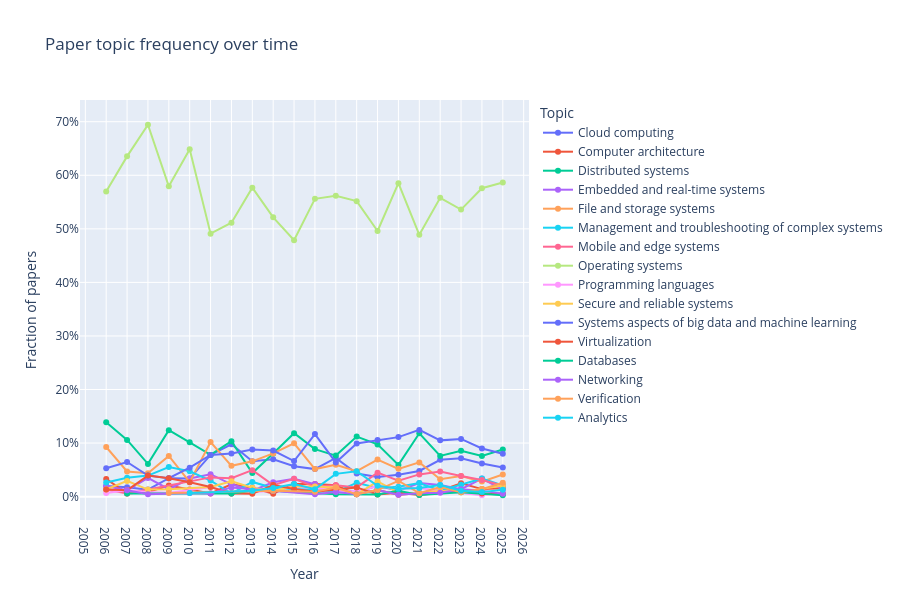

Notebook code cell kept with this figure:
### Markdown cell above
## 4 · Topic trend lines

### Code cell
topics = (repo / "sosp26_topics.txt").read_text().strip().splitlines()
print(f"Topics ({len(topics)}):", topics)

trends = topic_trends_embedding(editions, topics)

fig = px.line(
    trends, x="year", y="frequency", color="topic",
    markers=True,
    title="Paper topic frequency over time",
    labels={"frequency": "Fraction of papers", "year": "Year", "topic": "Topic"},
)
fig.update_layout(
    xaxis=dict(dtick=1),
    yaxis=dict(tickformat=".0%"),
    hovermode="x unified",
    height=600,
)
fig.show()

### Figure 1 — Plotly figure (JSON) as saved in the notebook; plotly's stock layout.template omitted (floating-point values rounded to 4 significant figures)
{"data": [{"hovertemplate": "Topic=Cloud computing<br>Year=%{x}<br>Fraction of papers=%{y}<extra></extra>", "legendgroup": "Cloud computing", "line": {"color": "#636efa", "dash": "solid"}, "marker": {"symbol": "circle"}, "mode": "lines+markers", "name": "Cloud computing", "orientation": "v", "showlegend": true, "type": "scatter", "x": [2006, 2007, 2008, 2009, 2010, 2011, 2012, 2013, 2014, 2015, 2016, 2017, 2018, 2019, 2020, 2021, 2022, 2023, 2024, 2025], "xaxis": "x", "y": [0.01987, 0.01765, 0.0131, 0.03448, 0.03378, 0.07784, 0.0977, 0.06593, 0.06989, 0.05687, 0.0514, 0.07234, 0.0431, 0.03659, 0.04074, 0.04792, 0.06884, 0.07182, 0.0618, 0.05426], "yaxis": "y"}, {"hovertemplate": "Topic=Computer architecture<br>Year=%{x}<br>Fraction of papers=%{y}<extra></extra>", "legendgroup": "Computer architecture", "line": {"color": "#EF553B", "dash": "solid"}, "marker": {"symbol": "circle"}, "mode": "lines+markers", "name": "Computer architecture", "orientation": "v", "showlegend": true, "type": "scatter", "x": [2006, 2007, 2008, 2009, 2010, 2011, 2012, 2013, 2014, 2015, 2016, 2017, 2018, 2019, 2020, 2021, 2022, 2023, 2024, 2025], "xaxis": "x", "y": [0.03311, 0.005882, 0.008734, 0.02069, 0.01351, 0.005988, 0.02299, 0.01648, 0.005376, 0.0237, 0.02336, 0.02128, 0.00431, 0.0122, 0.003704, 0.00639, 0.01087, 0.02486, 0.01404, 0.0155], "yaxis": "y"}, {"hovertemplate": "Topic=Distributed systems<br>Year=%{x}<br>Fraction of papers=%{y}<extra></extra>", "legendgroup": "Distributed systems", "line": {"color": "#00cc96", "dash": "solid"}, "marker": {"symbol": "circle"}, "mode": "lines+markers", "name": "Distributed systems", "orientation": "v", "showlegend": true, "type": "scatter", "x": [2006, 2007, 2008, 2009, 2010, 2011, 2012, 2013, 2014, 2015, 2016, 2017, 2018, 2019, 2020, 2021, 2022, 2023, 2024, 2025], "xaxis": "x", "y": [0.1391, 0.1059, 0.06114, 0.1241, 0.1014, 0.07784, 0.1034, 0.04396, 0.08065, 0.1185, 0.08879, 0.0766, 0.1121, 0.09756, 0.05926, 0.1182, 0.07609, 0.08564, 0.07584, 0.08786], "yaxis": "y"}, {"hovertemplate": "Topic=Embedded and real-time systems<br>Year=%{x}<br>Fraction of papers=%{y}<extra></extra>", "legendgroup": "Embedded and real-time systems", "line": {"color": "#ab63fa", "dash": "solid"}, "marker": {"symbol": "circle"}, "mode": "lines+markers", "name": "Embedded and real-time systems", "orientation": "v", "showlegend": true, "type": "scatter", "x": [2006, 2007, 2008, 2009, 2010, 2011, 2012, 2013, 2014, 2015, 2016, 2017, 2018, 2019, 2020, 2021, 2022, 2023, 2024, 2025], "xaxis": "x", "y": [0.01987, 0.01176, 0.03493, 0.01379, 0.03378, 0.04192, 0.02299, 0.01099, 0.02688, 0.03318, 0.02336, 0.01277, 0.008621, 0.02033, 0.01111, 0.02556, 0.02174, 0.01381, 0.03371, 0.01292], "yaxis": "y"}, {"hovertemplate": "Topic=File and storage systems<br>Year=%{x}<br>Fraction of papers=%{y}<extra></extra>", "legendgroup": "File and storage systems", "line": {"color": "#FFA15A", "dash": "solid"}, "marker": {"symbol": "circle"}, "mode": "lines+markers", "name": "File and storage systems", "orientation": "v", "showlegend": true, "type": "scatter", "x": [2006, 2007, 2008, 2009, 2010, 2011, 2012, 2013, 2014, 2015, 2016, 2017, 2018, 2019, 2020, 2021, 2022, 2023, 2024, 2025], "xaxis": "x", "y": [0.09272, 0.04706, 0.04367, 0.07586, 0.02703, 0.1018, 0.05747, 0.06593, 0.08065, 0.09953, 0.0514, 0.05957, 0.04741, 0.06911, 0.05185, 0.0639, 0.03261, 0.03867, 0.02809, 0.04134], "yaxis": "y"}, {"hovertemplate": "Topic=Management and troubleshooting of complex systems<br>Year=%{x}<br>Fraction of papers=%{y}<extra></extra>", "legendgroup": "Management and troubleshooting of complex systems", "line": {"color": "#19d3f3", "dash": "solid"}, "marker": {"symbol": "circle"}, "mode": "lines+markers", "name": "Management and troubleshooting of complex systems", "orientation": "v", "showlegend": true, "type": "scatter", "x": [2006, 2007, 2008, 2009, 2010, 2011, 2012, 2013, 2014, 2015, 2016, 2017, 2018, 2019, 2020, 2021, 2022, 2023, 2024, 2025], "xaxis": "x", "y": [0.02649, 0.03529, 0.0393, 0.05517, 0.0473, 0.02994, 0.005747, 0.02747, 0.01613, 0.01422, 0.01402, 0.008511, 0.02586, 0.01626, 0.01852, 0.02556, 0.01087, 0.0221, 0.03371, 0.02067], "yaxis": "y"}, {"hovertemplate": "Topic=Mobile and edge systems<br>Year=%{x}<br>Fraction of papers=%{y}<extra></extra>", "legendgroup": "Mobile and edge systems", "line": {"color": "#FF6692", "dash": "solid"}, "marker": {"symbol": "circle"}, "mode": "lines+markers", "name": "Mobile and edge systems", "orientation": "v", "showlegend": true, "type": "scatter", "x": [2006, 2007, 2011, 2012, 2013, 2014, 2015, 2016, 2017, 2018, 2019, 2020, 2021, 2022, 2023, 2024, 2025], "xaxis": "x", "y": [0.01325, 0.005882, 0.03593, 0.03448, 0.04945, 0.02151, 0.03318, 0.01869, 0.02128, 0.01724, 0.04472, 0.02963, 0.04153, 0.0471, 0.03867, 0.0309, 0.02067], "yaxis": "y"}, {"hovertemplate": "Topic=Operating systems<br>Year=%{x}<br>Fraction of papers=%{y}<extra></extra>", "legendgroup": "Operating systems", "line": {"color": "#B6E880", "dash": "solid"}, "marker": {"symbol": "circle"}, "mode": "lines+markers", "name": "Operating systems", "orientation": "v", "showlegend": true, "type": "scatter", "x": [2006, 2007, 2008, 2009, 2010, 2011, 2012, 2013, 2014, 2015, 2016, 2017, 2018, 2019, 2020, 2021, 2022, 2023, 2024, 2025], "xaxis": "x", "y": [0.5695, 0.6353, 0.6943, 0.5793, 0.6486, 0.491, 0.5115, 0.5769, 0.5215, 0.4787, 0.5561, 0.5617, 0.5517, 0.4959, 0.5852, 0.4888, 0.558, 0.5359, 0.5758, 0.5866], "yaxis": "y"}, {"hovertemplate": "Topic=Programming languages<br>Year=%{x}<br>Fraction of papers=%{y}<extra></extra>", "legendgroup": "Programming languages", "line": {"color": "#FF97FF", "dash": "solid"}, "marker": {"symbol": "circle"}, "mode": "lines+markers", "name": "Programming languages", "orientation": "v", "showlegend": true, "type": "scatter", "x": [2006, 2007, 2008, 2009, 2011, 2012, 2014, 2015, 2018, 2019, 2020, 2021, 2022, 2024, 2025], "xaxis": "x", "y": [0.006623, 0.01176, 0.008734, 0.006897, 0.01796, 0.005747, 0.01075, 0.01896, 0.008621, 0.02033, 0.01481, 0.01597, 0.01087, 0.002809, 0.007752], "yaxis": "y"}, {"hovertemplate": "Topic=Secure and reliable systems<br>Year=%{x}<br>Fraction of papers=%{y}<extra></extra>", "legendgroup": "Secure and reliable systems", "line": {"color": "#FECB52", "dash": "solid"}, "marker": {"symbol": "circle"}, "mode": "lines+markers", "name": "Secure and reliable systems", "orientation": "v", "showlegend": true, "type": "scatter", "x": [2006, 2007, 2008, 2009, 2011, 2012, 2013, 2014, 2015, 2016, 2017, 2018, 2019, 2020, 2021, 2022, 2023, 2024, 2025], "xaxis": "x", "y": [0.01325, 0.02941, 0.0131, 0.01379, 0.01796, 0.02874, 0.01648, 0.01075, 0.01896, 0.01869, 0.01702, 0.00431, 0.02846, 0.007407, 0.00639, 0.01087, 0.008287, 0.01404, 0.02067], "yaxis": "y"}, {"hovertemplate": "Topic=Systems aspects of big data and machine learning<br>Year=%{x}<br>Fraction of papers=%{y}<extra></extra>", "legendgroup": "Systems aspects of big data and machine learning", "line": {"color": "#636efa", "dash": "solid"}, "marker": {"symbol": "circle"}, "mode": "lines+markers", "name": "Systems aspects of big data and machine learning", "orientation": "v", "showlegend": true, "type": "scatter", "x": [2006, 2007, 2008, 2009, 2010, 2011, 2012, 2013, 2014, 2015, 2016, 2017, 2018, 2019, 2020, 2021, 2022, 2023, 2024, 2025], "xaxis": "x", "y": [0.05298, 0.06471, 0.0393, 0.03448, 0.05405, 0.07784, 0.08046, 0.08791, 0.08602, 0.06635, 0.1168, 0.06383, 0.09914, 0.1057, 0.1111, 0.1246, 0.1051, 0.1077, 0.08989, 0.0801], "yaxis": "y"}, {"hovertemplate": "Topic=Virtualization<br>Year=%{x}<br>Fraction of papers=%{y}<extra></extra>", "legendgroup": "Virtualization", "line": {"color": "#EF553B", "dash": "solid"}, "marker": {"symbol": "circle"}, "mode": "lines+markers", "name": "Virtualization", "orientation": "v", "showlegend": true, "type": "scatter", "x": [2006, 2007, 2008, 2009, 2010, 2011, 2012, 2013, 2014, 2015, 2016, 2017, 2018, 2019, 2020, 2021, 2023, 2024, 2025], "xaxis": "x", "y": [0.01325, 0.01176, 0.0393, 0.03448, 0.02703, 0.01796, 0.005747, 0.005495, 0.02151, 0.01422, 0.009346, 0.01277, 0.01724, 0.004065, 0.007407, 0.003195, 0.01105, 0.005618, 0.005168], "yaxis": "y"}, {"hovertemplate": "Topic=Databases<br>Year=%{x}<br>Fraction of papers=%{y}<extra></extra>", "legendgroup": "Databases", "line": {"color": "#00cc96", "dash": "solid"}, "marker": {"symbol": "circle"}, "mode": "lines+markers", "name": "Databases", "orientation": "v", "showlegend": true, "type": "scatter", "x": [2007, 2012, 2013, 2014, 2017, 2018, 2019, 2020, 2021, 2023, 2025], "xaxis": "x", "y": [0.005882, 0.005747, 0.01099, 0.01075, 0.004255, 0.00431, 0.004065, 0.01111, 0.003195, 0.008287, 0.002584], "yaxis": "y"}, {"hovertemplate": "Topic=Networking<br>Year=%{x}<br>Fraction of papers=%{y}<extra></extra>", "legendgroup": "Networking", "line": {"color": "#ab63fa", "dash": "solid"}, "marker": {"symbol": "circle"}, "mode": "lines+markers", "name": "Networking", "orientation": "v", "showlegend": true, "type": "scatter", "x": [2007, 2008, 2010, 2011, 2012, 2014, 2016, 2017, 2018, 2019, 2020, 2021, 2022, 2023, 2024, 2025], "xaxis": "x", "y": [0.01176, 0.004367, 0.006757, 0.005988, 0.01724, 0.01075, 0.004673, 0.008511, 0.00431, 0.0122, 0.003704, 0.00639, 0.007246, 0.01381, 0.01124, 0.005168], "yaxis": "y"}, {"hovertemplate": "Topic=Verification<br>Year=%{x}<br>Fraction of papers=%{y}<extra></extra>", "legendgroup": "Verification", "line": {"color": "#FFA15A", "dash": "solid"}, "marker": {"symbol": "circle"}, "mode": "lines+markers", "name": "Verification", "orientation": "v", "showlegend": true, "type": "scatter", "x": [2009, 2013, 2014, 2016, 2017, 2018, 2019, 2020, 2021, 2022, 2023, 2024, 2025], "xaxis": "x", "y": [0.006897, 0.01099, 0.01075, 0.009346, 0.01702, 0.00431, 0.0122, 0.02963, 0.00639, 0.01812, 0.008287, 0.01404, 0.02584], "yaxis": "y"}, {"hovertemplate": "Topic=Analytics<br>Year=%{x}<br>Fraction of papers=%{y}<extra></extra>", "legendgroup": "Analytics", "line": {"color": "#19d3f3", "dash": "solid"}, "marker": {"symbol": "circle"}, "mode": "lines+markers", "name": "Analytics", "orientation": "v", "showlegend": true, "type": "scatter", "x": [2010, 2013, 2014, 2015, 2016, 2017, 2018, 2019, 2020, 2021, 2022, 2023, 2024, 2025], "xaxis": "x", "y": [0.006757, 0.01099, 0.01613, 0.0237, 0.01402, 0.04255, 0.04741, 0.02033, 0.01481, 0.01597, 0.02174, 0.01105, 0.008427, 0.01292], "yaxis": "y"}], "layout": {"height": 600, "hovermode": "x unified", "legend": {"title": {"text": "Topic"}, "tracegroupgap": 0}, "title": {"text": "Paper topic frequency over time"}, "xaxis": {"anchor": "y", "domain": [0, 1], "dtick": 1, "title": {"text": "Year"}}, "yaxis": {"anchor": "x", "domain": [0, 1], "tickformat": ".0%", "title": {"text": "Fraction of papers"}}}}
